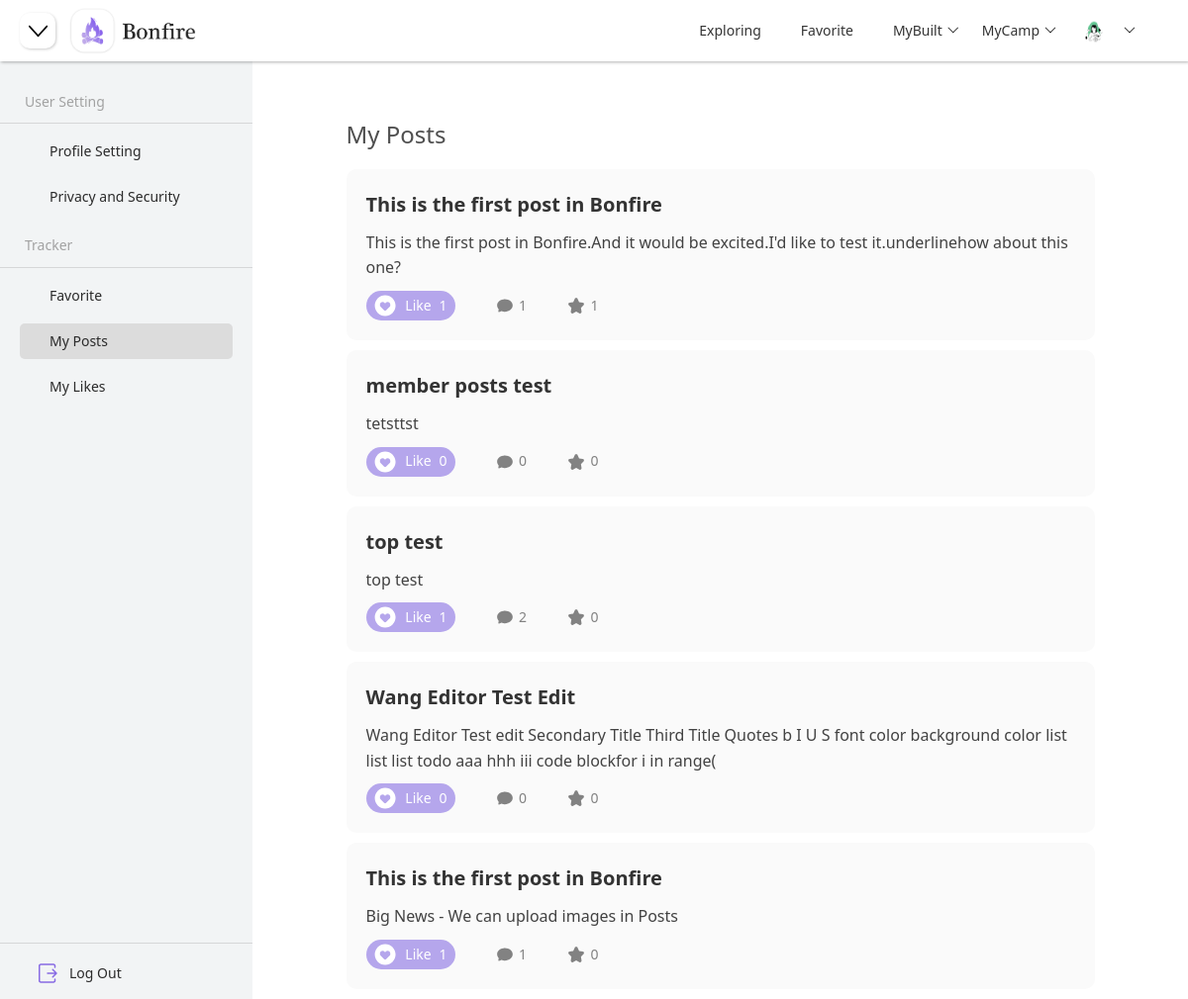
Page /user/myposts (signed in) on the earlier database version.
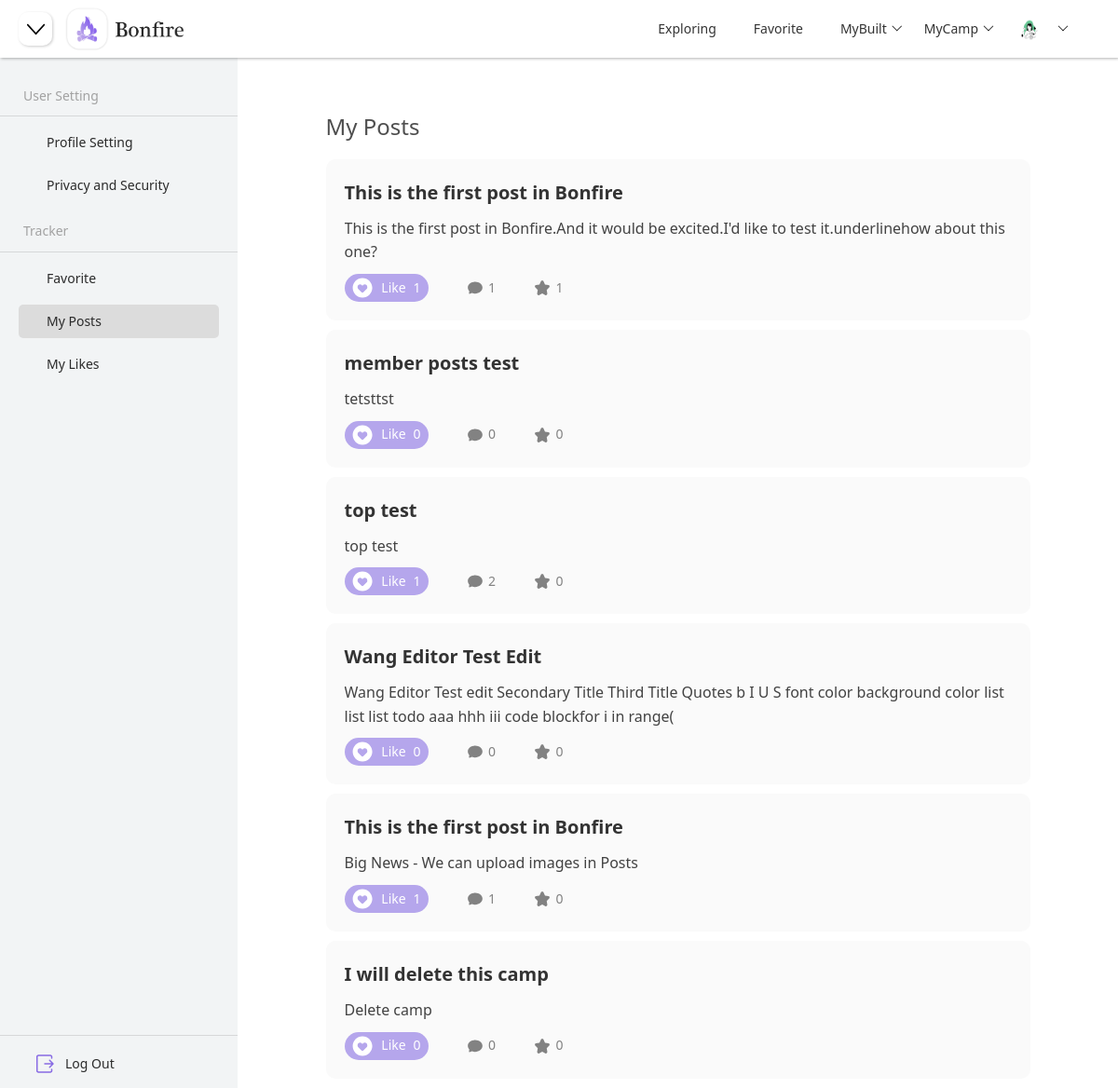
Same page on the later database version.
### models.py (models this page shows)
class PostModel(db.Model):
    __tablename__ = "post"
    id = db.Column(db.Integer, primary_key=True, autoincrement=True)
    title = db.Column(db.String(100), nullable=False, unique=False)
    content = db.Column(db.Text, nullable=True)
    create_time = db.Column(db.DateTime, default=datetime.now)
    update_time = db.Column(db.DateTime, default=datetime.now)
    is_top = db.Column(db.Boolean, default=False)
    is_notice = db.Column(db.Boolean, default=False)
    is_delete = db.Column(db.Boolean, default=False)
    description = db.Column(db.String(200), nullable=True)
    favorite_count = db.Column(db.Integer, default=0)
    comment_count = db.Column(db.Integer, default=0)
    like_count = db.Column(db.Integer, default=0)
    user_id = db.Column(db.Integer, db.ForeignKey("user.id"))
    camp_id = db.Column(db.Integer, db.ForeignKey("camp.id"))
    category_id = db.Column(db.Integer, db.ForeignKey("category.id"))
    user = db.relationship("UserModel", backref="posts")
    camp = db.relationship("CampModel", backref="posts")
    category = db.relationship("CategoryModel", backref="posts")

### blueprints/user.py (the view)
class MyPost(Resource):
    method_decorators = [login_required]
    def get(self):
        posts = []
        post = {}
        post_models = PostModel.query.filter_by(user_id=g.user.id, is_delete=0).all()
        for post_model in post_models:
            post["title"] = post_model.title
            post["description"] = post_model.description
            post["like_count"] = post_model.like_count
            post["comment_count"] = post_model.comment_count
            post["favorite_count"] = post_model.favorite_count
            post["camp_id"] = post_model.camp_id
            post["category_id"] = post_model.category_id
            post["post_id"] = post_model.id
            posts.append(post)
            post = {}
        if len(posts) == 0:
            posts = None
        camp_builders = get_all_camp_builder()
        camp_joins = get_all_camp_join()
        return render_template("lists.html", status="myposts", posts=posts, user=g.user, camp_builders=camp_builders, camp_joins=camp_joins)

### app.py (called while the page is built)
@app.before_request
def before_request():
    user_id = session.get("user_id")
    if user_id:
        try:
            user = UserModel.query.get(user_id)
            g.user = user
        except:
            g.user = None

@app.context_processor
def context_processor():
    if hasattr(g, "user"):
        return {"user": g.user}
    else:
        return {}

### blueprints/user.py (called while the page is built)
@api.representation('text/html')
def output_html(data, code, headers=None):
    if isinstance(data, str):
        resp = Response(data)
        return resp
    else:
        return Response(json.dumps(data), mimetype='application/json')

### controller.py (called while the page is built)
def get_all_camp_builder():
    user_id = session.get("user_id")
    if user_id:
        camp_user = CampUserModel.query.filter_by(user_id=user_id, identity="Builder").all()
        camps = []
        camp_dict = {}
        for camp in camp_user:
            camp_dict["camp_id"] = camp.camp_id
            camp = CampModel.query.filter_by(id=camp.camp_id).first()
            camp_dict["camp_name"] = camp.name
            camps.append(camp_dict)
            camp_dict = {}
        return camps
    else:
        return {}

### templates/lists.html (shortened to what this page needs)
{% extends "components/index_navi.html" %}
{% block head %}
    <link rel="stylesheet" href="{{ url_for('static', filename='css/camp.css') }}">
    <link rel="stylesheet" href="{{ url_for('static', filename='css/profile.css') }}">
{% endblock %}
{% block navi_shrink %}
    <button class="justify-content-start shrink-btn" onclick="side()">
    </button>
{% endblock %}
{% block body %}
    {% include "components/profile_side.html" %}
    {% include "components/lists_container.html" %}
{% endblock %}

### templates/components/lists_container.html (shortened to what this page needs)
<div class="container-box" id="container-box">
    <div class="center" id="center-box-lists">
        {% if status == "favorite"  %}
            <h4 class="profile-page-title">My Favorite</h4>
        {% elif status == "myposts" %}
            <h4 class="profile-page-title">My Posts</h4>
        {% else %}
            <h4 class="profile-page-title">My Likes</h4>
        {% endif %}
        {% if posts != None %}
            {% for post in posts %}
                <div class="posts">
                    <div class="post-title">
                        <a class="post-title-content"
                           href="/camp/{{ post["camp_id"] }}/{{ post["category_id"] }}/{{ post["post_id"] }}">{{ post["title"] }}</a>
                    </div>
                    <div class="post-content">
                        <p class="post-content-text">
                            {{ post["description"] }}
                        </p>
                    </div>
                    <div class="post-info">
                        <div class="like">
                            <p class="like-info-text">Like</p>
                            <p class="like-info-num">{{ post["like_count"] }}</p>
                        </div>
                        <div class="comment">
                            <p>{{ post["comment_count"] }}</p>
                        </div>
                        <div class="favorite">
                            <p>{{ post["favorite_count"] }}</p>
                        </div>
                    </div>
                </div>
            {% endfor %}
        {% else %}
            <div style="text-align: center">
                <img src="/static/images/nothing.png" style="width: 50%" alt="nothing found here!">
            </div>
        {% endif %}
    </div>
</div>

Differences in the rows shown:
added PostModel: title "I will delete this camp", description "Delete camp", like_count "0", comment_count "0", favorite_count "0"
